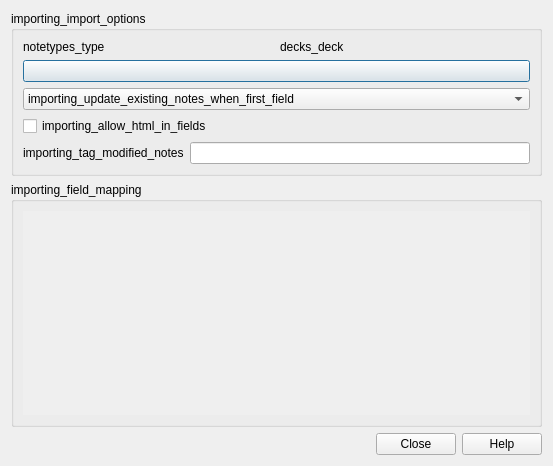
<?xml version="1.0" encoding="UTF-8"?>
<ui version="4.0">
 <class>ImportDialog</class>
 <widget class="QDialog" name="ImportDialog">
  <property name="geometry">
   <rect>
    <x>0</x>
    <y>0</y>
    <width>553</width>
    <height>466</height>
   </rect>
  </property>
  <property name="windowTitle">
   <string>actions_import</string>
  </property>
  <layout class="QVBoxLayout">
   <item>
    <widget class="QGroupBox" name="groupBox">
     <property name="title">
      <string>importing_import_options</string>
     </property>
     <layout class="QVBoxLayout" name="toplayout">
      <item>
       <layout class="QGridLayout" name="gridLayout_2">
        <item row="0" column="3">
         <widget class="QWidget" name="deckArea" native="true"/>
        </item>
        <item row="0" column="1">
         <widget class="QWidget" name="modelArea" native="true"/>
        </item>
        <item row="0" column="0">
         <widget class="QLabel" name="label">
          <property name="text">
           <string>notetypes_type</string>
          </property>
         </widget>
        </item>
        <item row="0" column="2">
         <widget class="QLabel" name="label_2">
          <property name="text">
           <string>decks_deck</string>
          </property>
         </widget>
        </item>
       </layout>
      </item>
      <item>
       <widget class="QPushButton" name="autoDetect">
        <property name="text">
         <string/>
        </property>
       </widget>
      </item>
      <item>
       <widget class="QComboBox" name="importMode">
        <item>
         <property name="text">
          <string>importing_update_existing_notes_when_first_field</string>
         </property>
        </item>
        <item>
         <property name="text">
          <string>importing_ignore_lines_where_first_field_matches</string>
         </property>
        </item>
        <item>
         <property name="text">
          <string>importing_import_even_if_existing_note_has</string>
         </property>
        </item>
       </widget>
      </item>
      <item>
       <widget class="QCheckBox" name="allowHTML">
        <property name="text">
         <string>importing_allow_html_in_fields</string>
        </property>
       </widget>
      </item>
      <item>
       <layout class="QHBoxLayout" name="tagModifiedLayout">
        <item>
         <widget class="QLabel" name="tagModifiedLabel">
          <property name="text">
           <string>importing_tag_modified_notes</string>
          </property>
         </widget>
        </item>
        <item>
         <widget class="TagEdit" name="tagModified"/>
        </item>
       </layout>
      </item>
     </layout>
    </widget>
   </item>
   <item>
    <widget class="QGroupBox" name="mappingGroup">
     <property name="sizePolicy">
      <sizepolicy hsizetype="Expanding" vsizetype="Expanding">
       <horstretch>0</horstretch>
       <verstretch>0</verstretch>
      </sizepolicy>
     </property>
     <property name="title">
      <string>importing_field_mapping</string>
     </property>
     <layout class="QVBoxLayout" name="verticalLayout_2">
      <item>
       <layout class="QGridLayout" name="gridLayout">
        <item row="0" column="0">
         <widget class="QScrollArea" name="mappingArea">
          <property name="sizePolicy">
           <sizepolicy hsizetype="MinimumExpanding" vsizetype="MinimumExpanding">
            <horstretch>0</horstretch>
            <verstretch>0</verstretch>
           </sizepolicy>
          </property>
          <property name="minimumSize">
           <size>
            <width>400</width>
            <height>150</height>
           </size>
          </property>
          <property name="frameShape">
           <enum>QFrame::NoFrame</enum>
          </property>
          <property name="widgetResizable">
           <bool>true</bool>
          </property>
          <widget class="QWidget" name="scrollAreaWidgetContents">
           <property name="geometry">
            <rect>
             <x>0</x>
             <y>0</y>
             <width>529</width>
             <height>251</height>
            </rect>
           </property>
          </widget>
         </widget>
        </item>
       </layout>
      </item>
     </layout>
    </widget>
   </item>
   <item>
    <widget class="QDialogButtonBox" name="buttonBox">
     <property name="orientation">
      <enum>Qt::Horizontal</enum>
     </property>
     <property name="standardButtons">
      <set>QDialogButtonBox::Close|QDialogButtonBox::Help</set>
     </property>
    </widget>
   </item>
  </layout>
 </widget>
 <customwidgets>
  <customwidget>
   <class>TagEdit</class>
   <extends>QLineEdit</extends>
   <header>aqt/tagedit.h</header>
  </customwidget>
 </customwidgets>
 <tabstops>
  <tabstop>buttonBox</tabstop>
 </tabstops>
 <resources/>
 <connections>
  <connection>
   <sender>buttonBox</sender>
   <signal>accepted()</signal>
   <receiver>ImportDialog</receiver>
   <slot>accept()</slot>
   <hints>
    <hint type="sourcelabel">
     <x>248</x>
     <y>254</y>
    </hint>
    <hint type="destinationlabel">
     <x>157</x>
     <y>274</y>
    </hint>
   </hints>
  </connection>
  <connection>
   <sender>buttonBox</sender>
   <signal>rejected()</signal>
   <receiver>ImportDialog</receiver>
   <slot>reject()</slot>
   <hints>
    <hint type="sourcelabel">
     <x>316</x>
     <y>260</y>
    </hint>
    <hint type="destinationlabel">
     <x>286</x>
     <y>274</y>
    </hint>
   </hints>
  </connection>
 </connections>
</ui>
